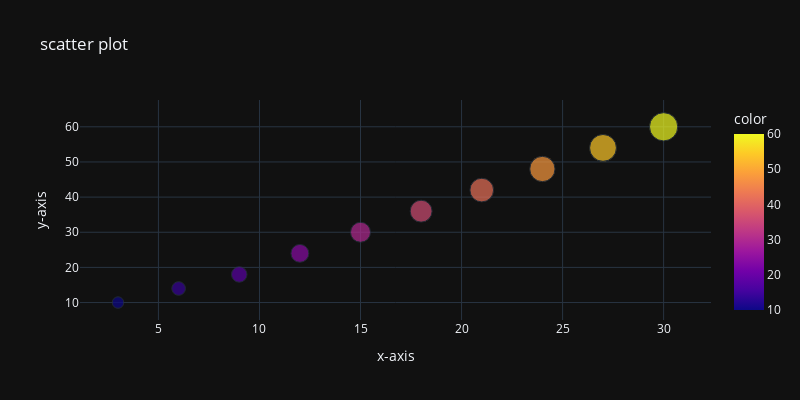

Notebook code for this chart:
### Code cell
x = [3, 6,9,12, 15,18,21,24,27,30]
y = [10,14,18,24,30,36,42,48,54,60]
px.scatter(x=x,y=y,title='scatter plot', labels={'x':'x-axis','y':'y-axis'},
        width=800, height= 400, template='plotly_dark',color=y,size=y,
        )

### Figure 1 — Plotly figure (JSON) as saved in the notebook; plotly's stock layout.template omitted (floating-point values rounded to 4 significant figures)
{"data": [{"hovertemplate": "x-axis=%{x}<br>y-axis=%{y}<br>size=%{marker.size}<br>color=%{marker.color}<extra></extra>", "legendgroup": "", "marker": {"color": [10, 14, 18, 24, 30, 36, 42, 48, 54, 60], "coloraxis": "coloraxis", "size": [10, 14, 18, 24, 30, 36, 42, 48, 54, 60], "sizemode": "area", "sizeref": 0.15, "symbol": "circle"}, "mode": "markers", "name": "", "orientation": "v", "showlegend": false, "type": "scatter", "x": [3, 6, 9, 12, 15, 18, 21, 24, 27, 30], "xaxis": "x", "y": [10, 14, 18, 24, 30, 36, 42, 48, 54, 60], "yaxis": "y"}], "layout": {"coloraxis": {"colorbar": {"title": {"text": "color"}}, "colorscale": [[0, "#0d0887"], [0.1111, "#46039f"], [0.2222, "#7201a8"], [0.3333, "#9c179e"], [0.4444, "#bd3786"], [0.5556, "#d8576b"], [0.6667, "#ed7953"], [0.7778, "#fb9f3a"], [0.8889, "#fdca26"], [1, "#f0f921"]]}, "height": 400, "legend": {"itemsizing": "constant", "tracegroupgap": 0}, "title": {"text": "scatter plot"}, "width": 800, "xaxis": {"anchor": "y", "domain": [0, 1], "title": {"text": "x-axis"}}, "yaxis": {"anchor": "x", "domain": [0, 1], "title": {"text": "y-axis"}}}}
